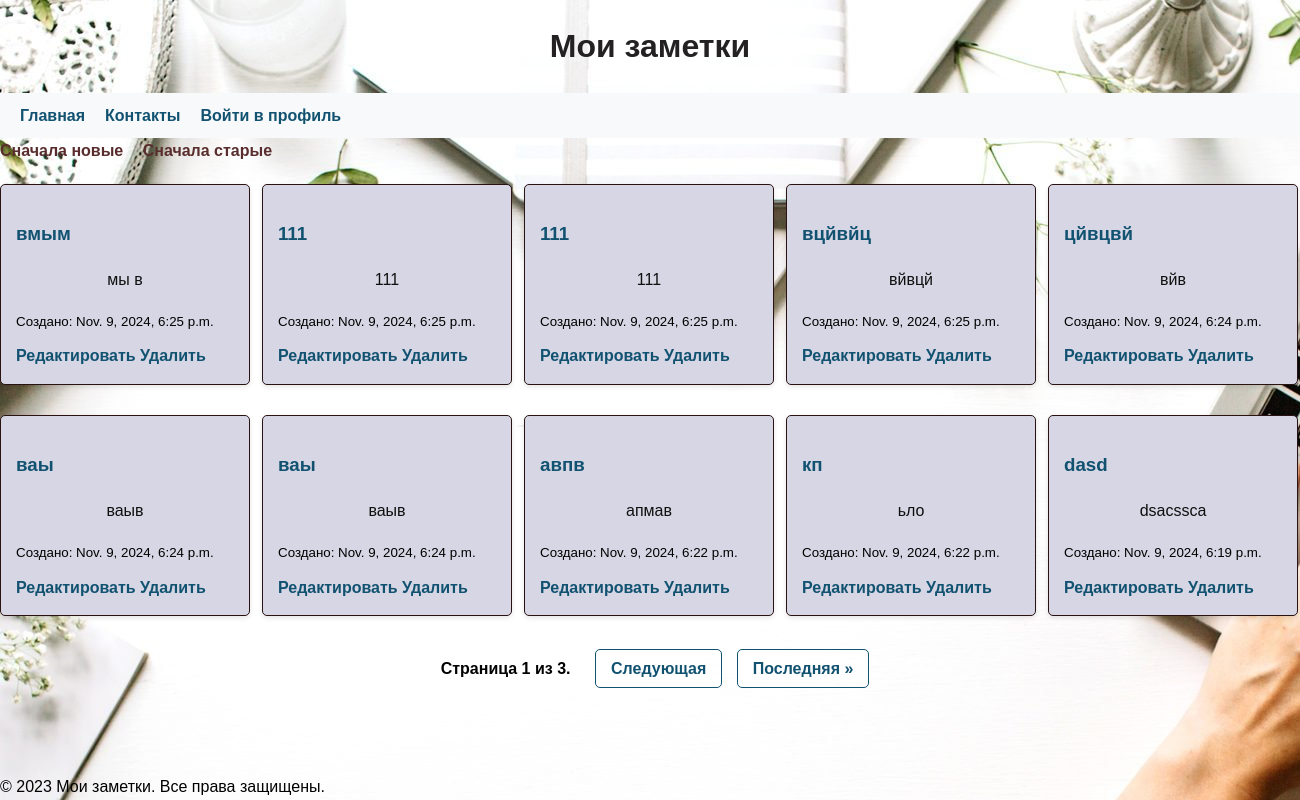
/notes_list/, run on an earlier commit of the app's database.
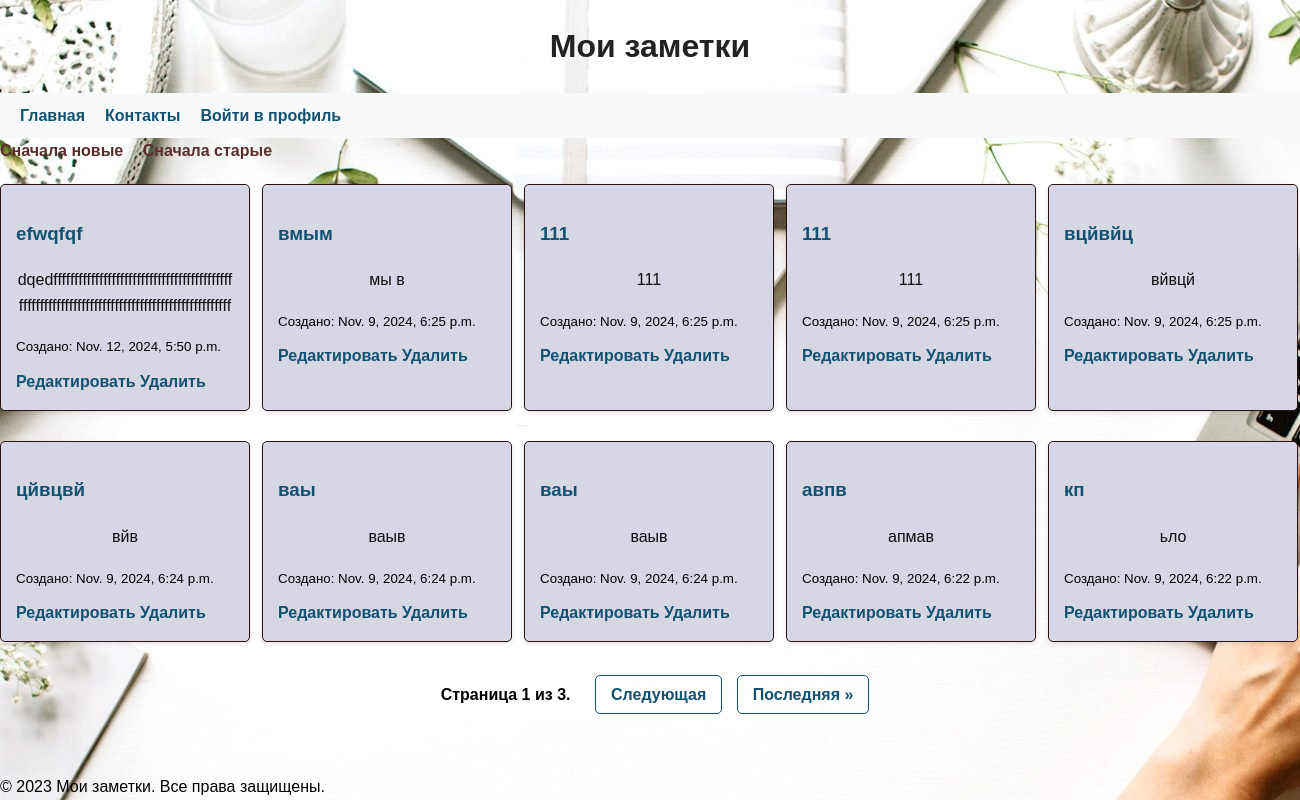
And on a later commit of the database.
### notes_app/models.py (models this page shows, shortened)
class Notes(models.Model):
    user = models.ForeignKey(User, on_delete=models.CASCADE)
    title = models.CharField(max_length=100)
    content = models.TextField()
    created_at = models.DateTimeField(auto_now_add=True)

### notes_app/views.py (the view)
# urls.py: path('notes_list/', views.note_list_view, name='notes_list'),
def note_list_view(request):
    sort_order = request.GET.get('sort', 'new')  # Получаем параметр сортировки из запроса
    if sort_order == 'new':
        notes = Notes.objects.all().order_by('-created_at')  # Сортировка от новых к старым
    else:
        notes = Notes.objects.all().order_by('created_at')  # Сортировка от старых к новым
    paginator = Paginator(notes, 10)  # 10 заметок на странице
    page_number = request.GET.get('page')  # Получаем номер текущей страницы
    notes_page = paginator.get_page(page_number)  # Получаем записи для текущей страницы
    return render(request, 'notes_app/notes_list.html', {'notes': notes_page})

### notes_app/templates/notes_app/notes_list.html (shortened to what this page needs)
{% extends 'notes_app/main.html' %}
{% load static %}
{% block content %}
    <section class="note-list">
        <div class="sorting-controls">
            <a href="?sort=new" class="{% if request.GET.sort == 'new' %}active{% endif %}">Сначала новые</a>
            <a href="?sort=old" class="{% if request.GET.sort == 'old' %}active{% endif %}">Сначала старые</a>
        </div>
        {% if notes %}
            <div class="notes-container">
                {% for note in notes %}
                    <div class="note-item">
                        <h3><a href="{% url 'notes_app:note_detail' note.pk %}">{{ note.title }}</a></h3>
                        <p>{{ note.content }}</p>
                        <small>Создано: {{ note.created_at }}</small>
                        <div class="note-actions">
                            <a href="{% url 'notes_app:note_update' note.pk %}">Редактировать</a>
                            <a href="{% url 'notes_app:note_delete' note.pk %}">Удалить</a>
                        </div>
                    </div>
                {% endfor %}
            </div>
            {% if notes.has_other_pages %}
                <div class="pagination">
                    <span class="step-links">
                        <span class="current">
                            Страница {{ notes.number }} из {{ notes.paginator.num_pages }}.
                        </span>
                        {% if notes.has_next %}
                            <a href="?sort={{ request.GET.sort }}&page={{ notes.next_page_number }}">Следующая</a>
                            <a href="?sort={{ request.GET.sort }}&page={{ notes.paginator.num_pages }}">Последняя &raquo;</a>
                        {% endif %}
                    </span>
                </div>
            {% endif %}
        {% else %}
            <p>У вас пока нет заметок. Добавьте новую!</p>
        {% endif %}
    </section>
</main>
</body>
{% endblock %}

What changed in the data, as far as the page shows it:
no longer on this page (row unchanged): Notes: title "dasd", content "dsacssca", created_at "Nov. 9, 2024, 6:19 p.m."
added Notes: title "efwqfqf", content "dqedffffffffffffffffffffffffffffffffffffffffffffffffffffffffffffffffffffffffffffffffffffffffffffff", created_at "Nov. 12, 2024, 5:50 p.m."
